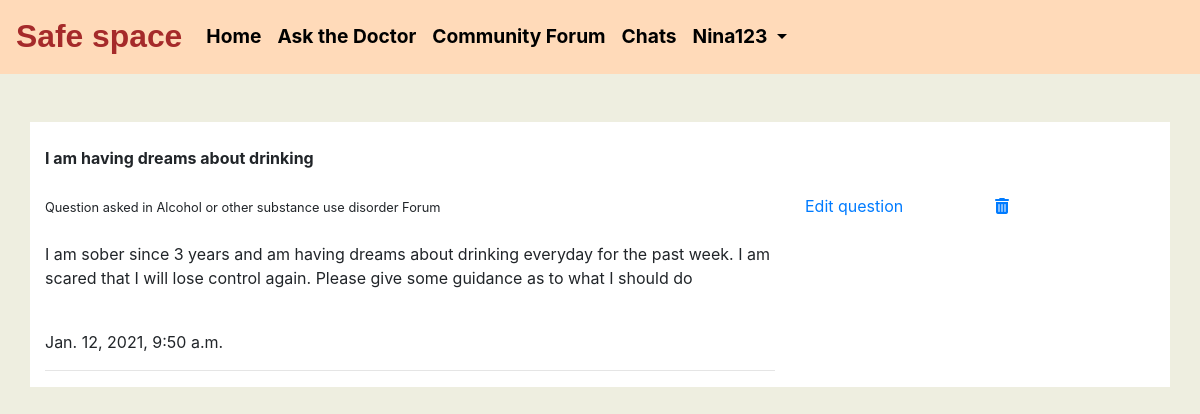
The app's page /profile/my_questions/ (signed in) with its own data.
### accounts/models.py (models this page shows, shortened)
class CustomUser(AbstractUser):
	is_normal_user=models.BooleanField(default=True)
	objects=CustomUserManager()

### community_forum/models.py (models this page shows, shortened)
class Questions(models.Model):
	class Meta:
		verbose_name_plural="Questions"
	id=models.AutoField(primary_key=True,unique=True)
	user=models.ForeignKey(Profile,on_delete=models.CASCADE,related_name='questions',blank=True,null=True)
	category=models.ForeignKey(Categories,on_delete=models.CASCADE,related_name='questions',blank=True,null=True)
	question_title=models.CharField(max_length=300,blank=True,null=True)
	question_detail=RichTextField(blank=True,null=True)
	up_votes=models.ManyToManyField(Profile,related_name='questions_up_votes')
	down_votes=models.ManyToManyField(Profile,related_name='questions_down_votes')
	date=models.DateTimeField(auto_now_add=True)

class Categories(models.Model):
	class Meta:
		verbose_name_plural="Categories"
	id=models.AutoField(primary_key=True,unique=True)
	category_name=models.CharField(max_length=200,blank=True)

### user_profile/views.py (the view)
# urls.py: path('my_questions/',views.MyQuestionsView.as_view()),
class MyQuestionsView(LoginRequiredMixin,View):
	def get(self,request,*args,**kwargs):
		questions=Questions.objects.filter(user=self.request.user.profile)
		context={
			'questions':questions
		}
		return render(request,'user_profile/questions.html',context)

### user_profile/templates/user_profile/questions.html (shortened to what this page needs)
{% block content %}
{% include 'ask_the_doctor/base.html' %}
<div class="container" style="background-color: white;">
	<br>
	<div class="row">
		{% for question in questions %}
			<br>
			<div class="col-lg-8 col-md-8 col-sm-12 col-xs-12">
				<strong>{{question.question_title|safe}}</strong>
				<br><br>
				<small>Question asked in {{question.category.category_name}}</small><br><br>
				{{question.question_detail|safe}}<br>
				{{question.date}}<hr>
			</div>
			<div class="col-lg-2 col-md-2 col-sm-12 col-xs-12">
				<br><br><a href="/profile/my_questions/{{question.id}}/edit/">Edit question</a>
			</div>
			<div class="col-lg-2 col-md-2 col-sm-12 col-xs-12">
				<br><br><a href="/profile/my_questions/{{question.id}}/delete/"><i class="fa fa-trash"></i></a>
			</div>
			{% empty %}
			<div class="container" style="text-align: center;">
				<p>You have not asked any questions</p>
			</div>
		{% endfor %}
		</div>
	</div>
{% endblock %}

### Ask_the_doctor/templates/Ask_the_doctor/base.html (shortened to what this page needs)
{% load static %}
<!DOCTYPE html>
<html lang="en">
  <head>
    <link rel="stylesheet" href="https://cdn.jsdelivr.net/npm/bootstrap@4.5.3/dist/css/bootstrap.min.css">
  </head>
  <body>
    <header>
      <nav class="navbar navbar-expand-lg fixed-top sticky-top nav-styles">
      <a class="navbar-brand" href="#" style="font-size: 1.99rem;font-weight: bolder;color:#A52A2A;font-family: Comic Sans MS, cursive, sans-serif;">Safe space</a>
      <div class="collapse navbar-collapse list-styles" id="navbarSupportedContent">
        <ul class="navbar-nav mr-auto">
          <li class="nav-item active">
            <a class="nav-link" href="/accounts/home/">Home <span class="sr-only">(current)</span></a>
          </li>
          {% if request.user.is_authenticated %}
            <li class="nav-item">
              <a class="nav-link" href="/ask_the_doctor/">Ask the Doctor</a>
            </li>
          {% else %}
            <span data-toggle="tooltip" data-placement="bottom" title="Please login first">
            <li class="nav-item">
            <a class="nav-link disabled" href="#" tabindex="-1" aria-disabled="true" style="">Ask the Doctor</a>
            </li>
          </span>
          {% endif %}
          <li class="nav-item">
            <a class="nav-link" href="/community_forum/">Community Forum</a>
          </li>
          {% if request.user.is_authenticated %}
            <li class="nav-item">
              <a class="nav-link" href="/private_chats/{{request.user.username}}/">Chats</a>
            </li>
          {% else %}
            <span data-toggle="tooltip" data-placement="bottom" title="Please login first">
            <li class="nav-item">
              <a class="nav-link disabled" href="#" tabindex="-1" aria-disabled="true" style="">Chats</a>
            </li>
          </span>
          {% endif %}
          {% if request.user.is_authenticated %}
            <li class="nav-item dropdown">
              <a class="nav-link dropdown-toggle" href="#" id="navbarDropdown" role="button" data-toggle="dropdown" aria-haspopup="true" aria-expanded="false">
                {{request.user.username}}
              </a>
            </li>
          {% else %}
            <li class="nav-item">
              <a class="nav-link btn" href="/accounts/login/" style="background-color:#D2691E;color:white !important;height: 2.5rem;width: 6rem;">Login</a>
            </li>
          {% endif %}
        </ul>
      </div>
    </nav>
  </header>
  </body>
</html>

### Ask_the_doctor/templates/Ask_the_doctor/base.html (style rules this page uses)
.nav-styles { background-color: #FFDAB9; }
.list-styles { color:black; font-size: 1.2rem; font-weight: bold; }
.nav-item a { color: #000000 !important; }

### user_profile/templates/user_profile/questions.html (style rules this page uses)
body { background-color: #EEEEE0; }

### records on screen
CustomUser: user.username "Nina123"
Questions: question_title "I am having dreams about drinking", category.category_name "Alcohol or other substance use disorder Forum", question_detail "I am sober since 3 years and am having dreams about drinking everyday for the past week. I am scared that I will lose control again. Please give some guidance as to what I should do", date "Jan. 12, 2021, 9:50 a.m."
